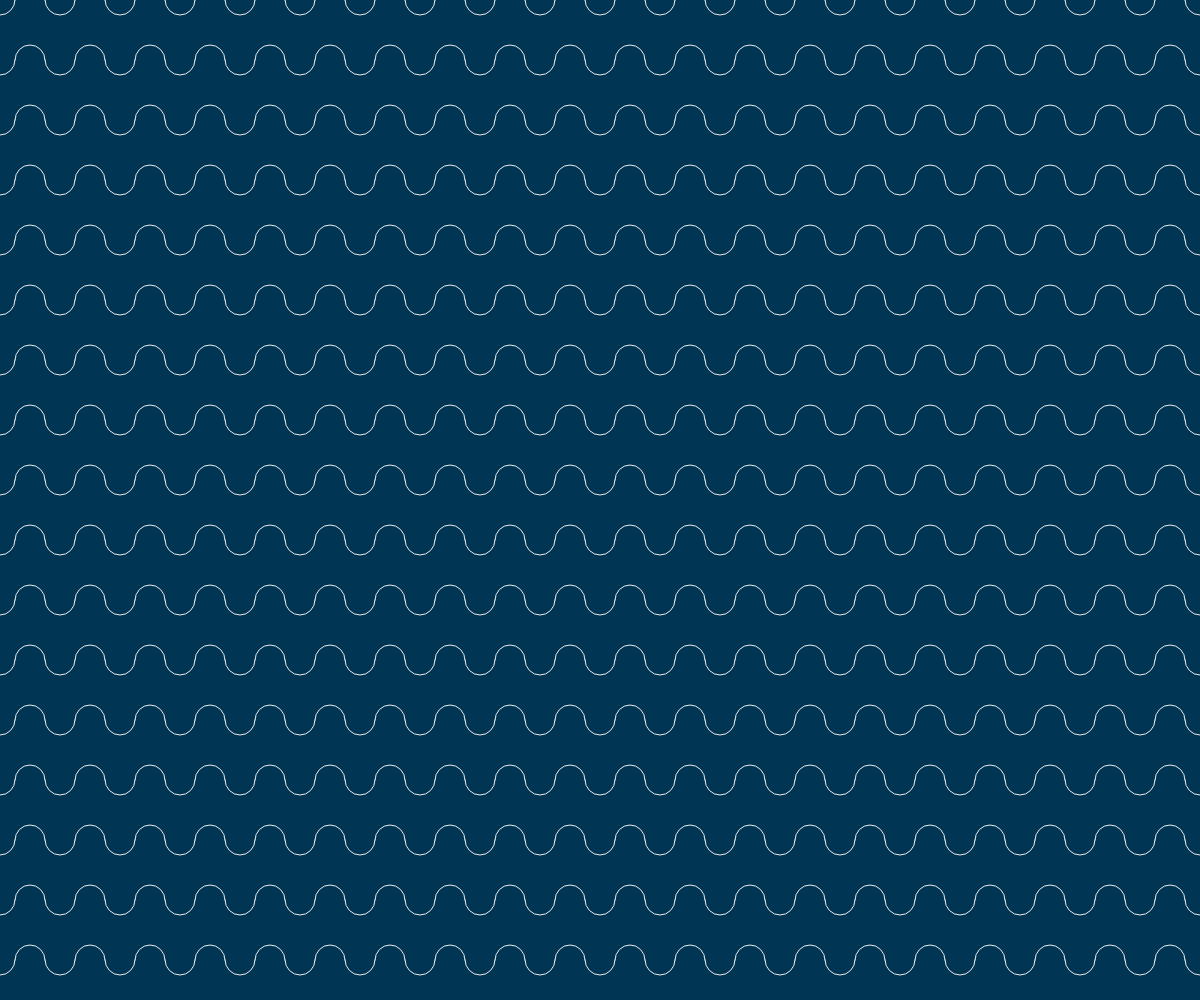
Frame 1 (no input)
Frame 2 (the mouse pressed at the canvas centre, redrawn once): identical to frame 1, image omitted

The p5.js sketch that drew this single still picture (run headless with seeded random() and noise() and a simulated clock; the mouse was pressed at the canvas centre and the sketch redrawn once):

// p5.js sketch
// ── sketch.js
"use strict"

const COLORS = ["#F4F1DE", "#E07A5F", "#3D405B", "#81B29A", "#F2CC8F"];
const WHITE  = "#EEEEEE";
const BLACK  = "#003554";

function setup(){
	createCanvas(windowWidth, windowHeight);
	angleMode(DEGREES); rectMode(CENTER);
	textAlign(CENTER, BOTTOM); textSize(10);
	noLoop();
}

function draw(){
	background(BLACK);
	noFill();
	noStroke();
	strokeCap(PROJECT);

	const dia = 30;
	//const weight = dia / 8;
	stroke(WHITE); strokeWeight(1);

	const pX   = dia;
	const pY   = dia * 2;
	const rows = floor(height/pY) + 2;
	const cols = floor(width/pX) + 2;
	for(let r=0; r<rows; r++){
		for(let c=0; c<cols; c++){
			const x = c * pX;
			const y = r * pY;
			const from = (c%2==0) ? 0:180;
			const to   = from + 180;
			arc(x, y, dia, dia, from, to);
		}
	}
}

function getColor(colors){
	return colors[floor(random()*colors.length)];
}

function getColorList(colors){
	const list = Array.from(colors);
	for(let i=list.length-1; 0<=i; i--){
		const rdm = floor(random(i));
		const tmp = list[rdm];
		list[rdm] = list[i];
		list[i] = tmp;
	}
	return list;
}
